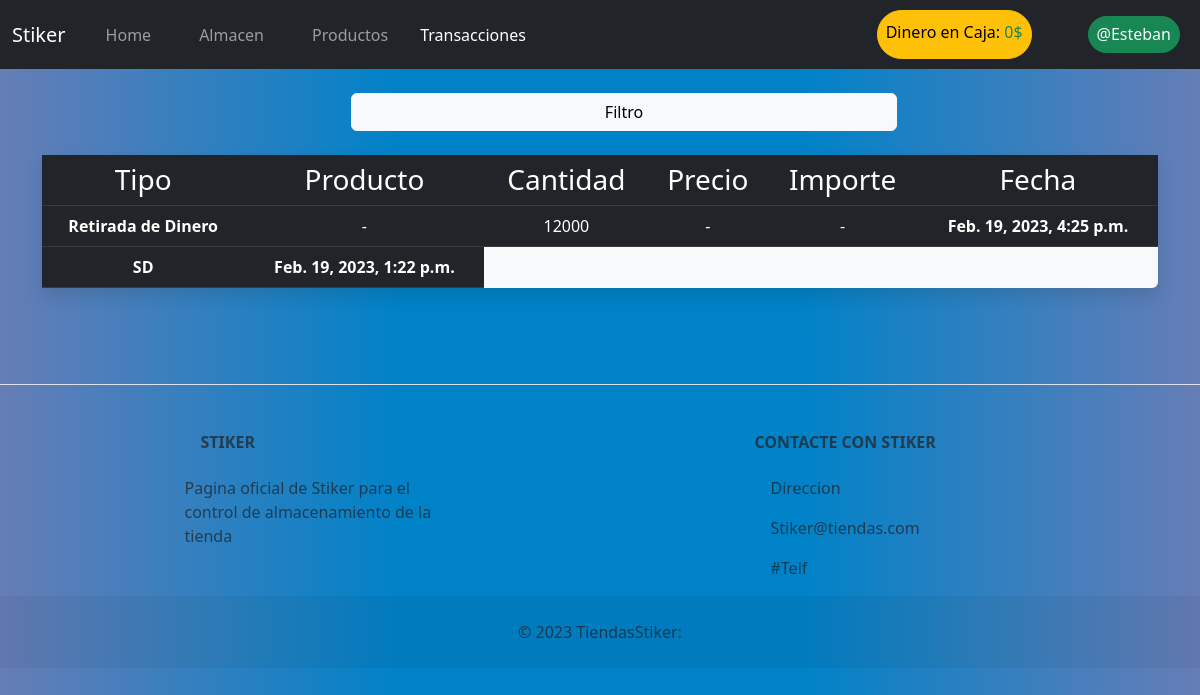
Before: /Transacciones/ (signed in) with the older database file.
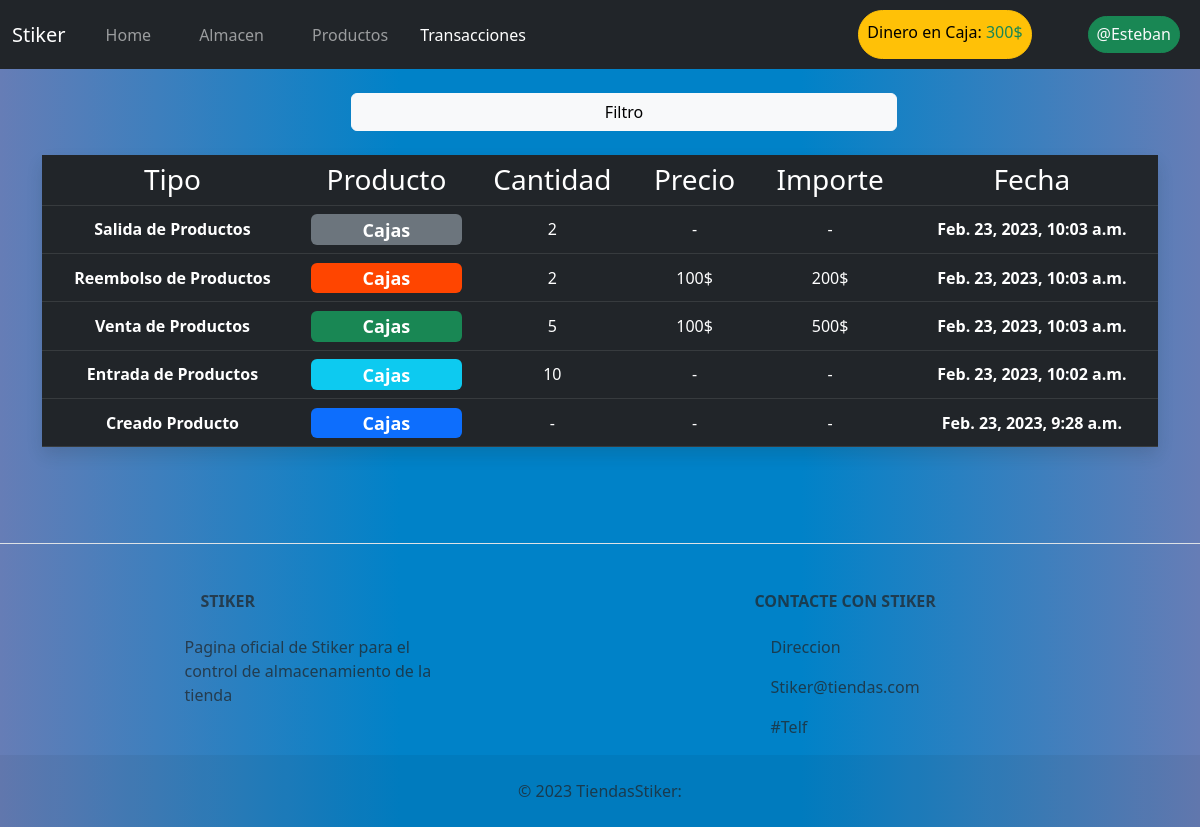
After: the same page with the newer database file.
### AlmacenApp/models.py (models this page shows, shortened)
class RegisteCash(models.Model):
    money=models.IntegerField(default=0)

class Movement(models.Model):
    MChoise = [
        ('EP','Entrada de Productos'),
        ('CP','Creado Producto'),
        ('SP','Salida de Productos'),
        ('RD','Retirada de Dinero'),
        ("eP","Editado de Producto"),
        ("VP","Venta de Productos"),
        ("rP","Reembolso de Productos"),
        ("RP","Remover Producto")]
    type=models.CharField(max_length=2,choices=MChoise)
    date=models.DateTimeField(default=datetime.now,blank=True)
    price=models.IntegerField(default=0)
    lot=models.IntegerField(default=0)
    product=models.ForeignKey(Product, on_delete=models.CASCADE,null=True,blank=True,related_name="RN_product")

class Product(models.Model):
    name=models.CharField(max_length=30, unique=True)
    price=models.IntegerField()
    image=models.ImageField(blank=True,null=True,upload_to='productos',default="no_imagen.jpg", height_field=None, width_field=None, max_length=None)
    stored=models.IntegerField(blank=True,default=0)
    sold=models.IntegerField(blank=True,default=0)
    description=models.CharField(max_length=100,blank=True)
    removed=models.BooleanField(default=False)

### AlmacenApp/views.py (the view, shortened to what this page needs)
# urls.py: path('Transacciones/', views.TransaccionesView,name='transacciones'),
def TransaccionesView(request):
    type_filter="NF"
    product_filter="NF"
    date_filter="NF"
    date_day_filter=datetime.today().strftime("%Y-%m-%d")
    date_start_filter=date_day_filter
    date_end_filter=date_day_filter
    q=Q()
    movements=Movement.objects.filter(q).order_by('-date')[:50]
    products=Product.objects.all().exclude(removed=True).values("id","name")
    date_today_max =datetime.today() + timedelta(days=1)
    return render(request,"Transacciones.html",{"date_end_filter":date_end_filter,"date_start_filter":date_start_filter,"date_day_filter":date_day_filter,"date_today":datetime.today().strftime("%Y-%m-%d"),"date_today_max":date_today_max.strftime("%Y-%m-%d"),"movements":movements,"product_filter":product_filter,"type_filter":type_filter,"date_filter":date_filter,"products":products})

### AlmacenApp/global.py (called while the page is built)
def UserGroups(request):
    groups=[]
    for group  in  request.user.groups.all():
        groups += {group.name}
    return  {"Groups":groups}

def GlobalElements(request):
    registe_cash=RegisteCash.objects.all().first()
    if registe_cash:
        return {"registe_cash":registe_cash,"year":datetime.today().year}
    pass

### AlmacenApp/Templates/Transacciones.html (shortened to what the changed rows need)
{% extends 'Base.html' %}
{% load static %}
{% block contenido %}
{% if user.is_authenticated %}
    <div class="container md ">
        {% if movements or date_filter != "NF" or type_filter != "NF" or product_filter != "NF" %}
            <table class="table table-dark centrado shadow p-3 mb-5 bg-body-tertiary rounded">
                <thead>
                <tr>
                    <th scope="col" class="h3">Tipo</th>
                    <th scope="col" class="h3">Producto</th>
                    <th scope="col" class="h3">Cantidad</th>
                    <th scope="col" class="h3">Precio</th>
                    <th scope="col" class="h3">Importe</th>
                    <th scope="col" class="h3">Fecha</th>
                </tr>
                </thead>
                <tbody>
                    {% for movement in movements %}
                        <tr>
                            <th scope="row">
                                {{movement.get_type_display}}
                            </th>
                            {% if movement.type == "VP" or movement.type == "rP" %}
                                <td>
                                    <a class="link-light h4" style=" text-decoration: none;" {% if movement.type != "RP" %}href="{% url 'producto' movement.product.id %}"{% endif %} >
                                        <span
                                        {% if movement.type == "VP" %}
                                            class="badge bg-success w-100"
                                        {% else %}
                                            class="badge w-100" style="background-color: orangered; color: white;"
                                        {% endif %}
                                        >
                                            {{movement.product.name}}
                                        </span>
                                    </a>
                                </td>
                                <td>{{movement.lot}}</td>
                                <td>{{movement.price}}$</td>
                                <td>{% widthratio movement.price 1 movement.lot %}$</td>
                            {% elif movement.type == "RD" %}
                                <td>-</td>
                                <td>{{movement.lot}}</td>
                                <td>-</td>
                                <td>-</td>
                            {% elif movement.type == "EP" or movement.type == "SP" %}
                                <td>
                                    <a class="link-light h4" style=" text-decoration: none;" href="{% url 'producto' movement.product.id %}">
                                        <span
                                        {% if movement.type == "EP" %}
                                            class="badge bg-info w-100"
                                        {% else %}
                                            class="badge bg-secondary w-100"
                                        {% endif %}
                                        >
                                            {{movement.product.name}}
                                        </span>
                                    </a>
                                </td>
                                <td>{{movement.lot}}</td>
                                <td>-</td>
                                <td>-</td>
                            {% elif movement.type == "CP" or movement.type == "RP" %}
                                <td>
                                    <a class="link-light h4" style=" text-decoration: none;" href="{% url 'producto' movement.product.id %}">
                                        <span
                                        {% if movement.type == "CP" %}
                                            class="badge bg-primary w-100"
                                        {% else%}
                                            class="badge bg-danger w-100"
                                        {% endif %}
                                        >
                                            {% if movement.type == "RP" %}
                                                {{movement.product.description}}
                                            {% else %}
                                                {{movement.product.name}}
                                            {% endif %}
                                        </span>
                                    </a>
                                </td>
                                <td>-</td>
                                <td>-</td>
                                <td>-</td>
                            {% endif %}
                            <th scope="row">
                                {{movement.date}}
                            </th>
                        </tr>
                    {% endfor %}
                </tbody>
            </table>
        {% else %}
        <div class="text-bg-dark p-5 m-5  d-flex justify-content-center"><h2>No hay transacciones para mostrar<h2></div>
        {% endif %}
    </div>
{% else %}
    <meta http-equiv="Refresh" content="0; url='{% url 'home' %}'" />
{% endif %}
{% endblock  %}

### AlmacenApp/Templates/Base.html (shortened to what this page needs)
<!DOCTYPE html>
<html>
<head >
  </body>
    {% load static %}
    <link href="{% static 'bootstrap/css/bootstrap.min.css'%}" rel="stylesheet">
    <link href="{% static 'css/styles.css'%}" rel="stylesheet">
</head>
<body class='bodycolor'>
  <nav class="navbar navbar-expand navbar-dark bg-dark">
    <div class="container-fluid">
      <div class="collapse navbar-collapse" id="navbarTogglerDemo01">
        <a class="navbar-brand" href="#">Stiker</a>
        <ul class="navbar-nav me-auto mb-2 mb-lg-0">
            <li class="nav-item">
              <a class="mx-3 nav-link {% if '/Home' in request.path %}active{% endif %}" aria-current="page" href="{% url 'home'%}">Home</a>
            </li>
            <li class="nav-item">
              <a class="mx-3 nav-link {% if '/Almacen' in request.path %}active{% endif %}" href="{% url 'almacen'%}">Almacen</a>
            </li>
            <li class="nav-item">
              <a class="mx-3 nav-link {% if '/Productos' in request.path %}active{% endif %}" href="{% url 'productos'%}">Productos</a>
            </li>
            {% if user.is_authenticated %}
              <li class="nav-item">
                <a class="nav-link {% if '/Transacciones' in request.path%}active{% endif %}" href="{% url 'transacciones'%}">Transacciones </a>
              </li>
            {% endif %}
        </ul>
        {% if user.is_authenticated %}
          <a class="btn btn-warning p-2 mx-5" type="button" {% if "Administradores" in Groups %} href="{% url 'caja' %}"{% endif %} style="border-radius: 60px;" >
            <p class="h6 pt-1">
              Dinero en Caja:
            <span class="text-success">
                {{registe_cash.money}}$
              </span>
            </p>
          </a>
        {% endif %}
        <div style="border-radius: 60px;" class="bg-success  h6 text-light border border-success m-2 p-2" type="button" data-bs-toggle="offcanvas" data-bs-target="#offcanvasRight" aria-controls="offcanvasRight">
          {% if user.is_authenticated %}
            @{{user.username}}
          {% else %}
            Ingresar
          {% endif %}
        </div>
      </div>
    </div>
  </nav>
  {% block contenido %}
  {% endblock  %}
</body>
<footer class="text-center text-lg-start bg-light text-muted bodycolor">
  <section class="d-flex justify-content-center justify-content-lg-between p-4 border-bottom">
  </section>
  <section class="">
    <div class="container text-center text-md-start mt-5">
      <div class="row mt-3">
        <div class="col-md-3 col-lg-4 col-xl-3 mx-auto mb-4">
          <h6 class="text-uppercase fw-bold mb-4">
            Stiker
          </h6>
          <p>
            Pagina oficial de Stiker para el control de almacenamiento de la tienda
          </p>
        </div>
        <div class="col-md-4 col-lg-3 col-xl-3 mx-auto mb-md-0 mb-4">
          <h6 class="text-uppercase fw-bold mb-4">Contacte con Stiker</h6>
          <p>Direccion</p>
          <p>
            Stiker@tiendas.com
          </p>
          <p>#Telf</p>
        </div>
      </div>
    </div>
  </section>
  <div class="text-center p-4" style="background-color: rgba(0, 0, 0, 0.05);">
    © {{year}} TiendasStiker:
  </div>
</footer>
</html>

Changed rows visible on the page:
removed Movement: type "Retirada de Dinero", lot "12000", date "Feb. 19, 2023, 4:25 p.m."
removed Movement: type "SD", date "Feb. 19, 2023, 1:22 p.m."
changed RegisteCash: money "0" → "300"
added Movement: type "Salida de Productos", product.name "Cajas", lot "2", date "Feb. 23, 2023, 10:03 a.m."
added Movement: type "Reembolso de Productos", product.name "Cajas", lot "2", price "100", price+lot "200", date "Feb. 23, 2023, 10:03 a.m."
added Movement: type "Venta de Productos", product.name "Cajas", lot "5", price "100", price+lot "500", date "Feb. 23, 2023, 10:03 a.m."
added Movement: type "Entrada de Productos", product.name "Cajas", lot "10", date "Feb. 23, 2023, 10:02 a.m."
added Movement: type "Creado Producto", product.name "Cajas", date "Feb. 23, 2023, 9:28 a.m."
